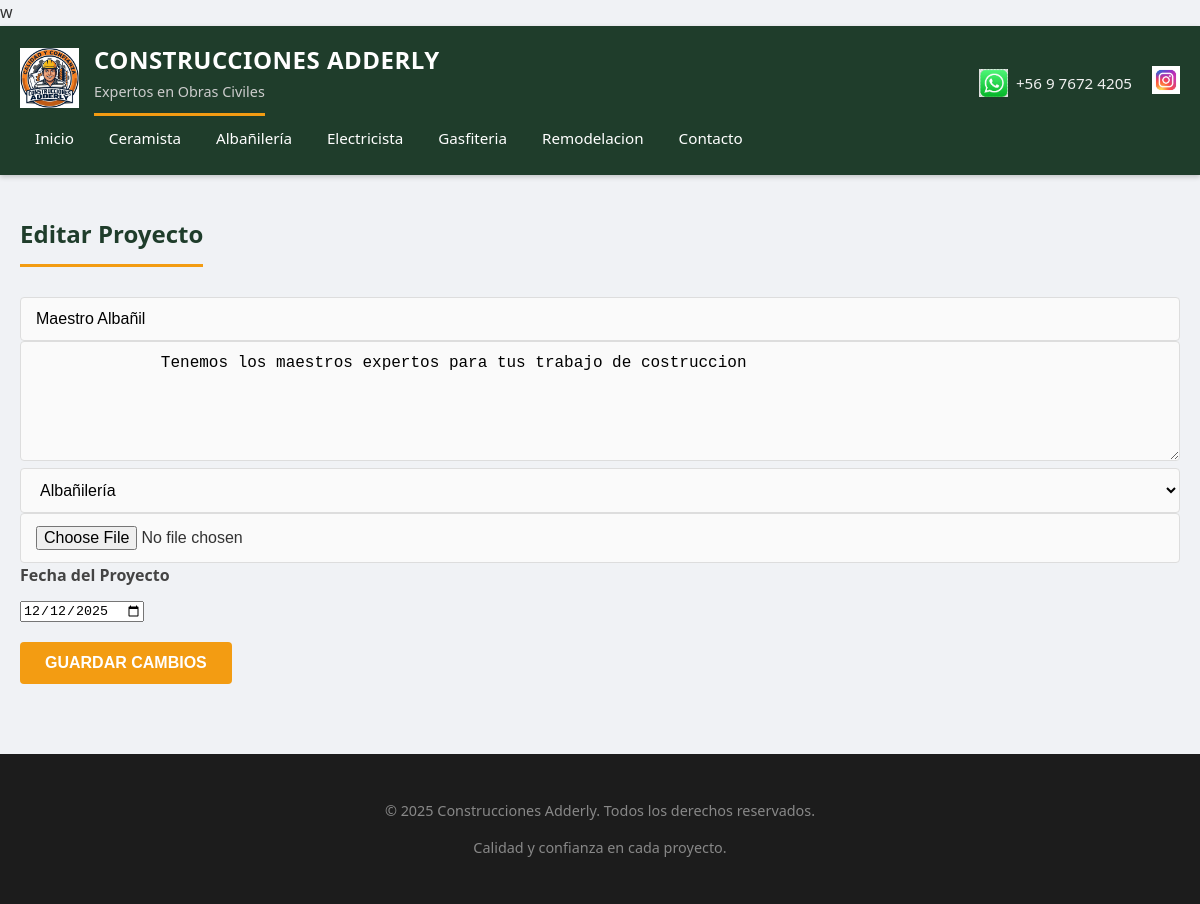
The app's page /edit_project/2 (signed in) with its own data.
### app.py (models this page shows)
class Category(db.Model):
    id = db.Column(db.Integer, primary_key=True)
    name = db.Column(db.String(50), unique=True, nullable=False)

class Project(db.Model):
    id = db.Column(db.Integer, primary_key=True)
    title = db.Column(db.String(100), nullable=False)
    description = db.Column(db.Text, nullable=False)
    media_url = db.Column(db.String(500), nullable=False)
    media_type = db.Column(db.String(20), nullable=False)
    date = db.Column(db.DateTime, default=datetime.utcnow)  # AGREGAR ESTO
    category_id = db.Column(
        db.Integer,
        db.ForeignKey('category.id'),
        nullable=False
    )
    category = db.relationship('Category', backref='projects')

### app.py (the view, shortened to what this page needs)
@app.route('/edit_project/<int:project_id>', methods=['GET', 'POST'])
def edit_project(project_id):
    if not session.get('admin'):
        return redirect(url_for('admin_login'))
    project = Project.query.get_or_404(project_id)
    return render_template('edit_project.html', project=project)

### app.py (called while the page is built)
@app.context_processor
def inject_categories():
    return dict(categories=Category.query.all())

### templates/edit_project.html
{% extends "base.html" %}
{% block content %}
<h2>Editar Proyecto</h2>
<form method="POST" enctype="multipart/form-data">
  <input type="text" name="title" value="{{ project.title }}" required>
  <textarea name="description" required>
    {{ project.description }}
  </textarea>
  <select name="category" required>
    {% for cat in categories %}
      <option value="{{ cat.id }}"
        {% if cat.id == project.category_id %}selected{% endif %}>
        {{ cat.name }}
      </option>
    {% endfor %}
  </select>
  <input type="file" name="file">
  <div class="form-group">
    <label for="date">Fecha del Proyecto</label>
    <input type="date" id="date" name="date"
          value="{{ project.date.strftime('%Y-%m-%d') if project.date else '' }}">
  </div>
  <button type="submit">Guardar cambios</button>
</form>
{% endblock %}

### templates/base.html (shortened to what this page needs)
<!DOCTYPE html>
<html lang="es">
<head>
  <link rel="stylesheet" href="{{ url_for('static', filename='css/style.css') }}">
</head>
<body>
<header class="header">
  <div class="header-inner">
    <div class="logo-container">
      <img src="{{ url_for('static', filename='img/logo.png') }}" alt="Logo Adderly">
      <div class="logo-text">
        <h1>Construcciones Adderly</h1>
        <h2>Expertos en Obras Civiles</h2>
      </div>
    </div>
   <div class="social-bar">
    <div class="contact-item">
        <img src="{{ url_for('static', filename='img/whatsapp.png') }}" alt="WhatsApp">
        <span>+56 9 7672 4205</span>
    </div>
    <a href="https://www.instagram.com/adderlyconstrucciones" target="_blank" class="social-link">
        <img src="{{ url_for('static', filename='img/instagram.png') }}" alt="Instagram">
    </a>
</div>
    <nav>
      <a href="{{ url_for('portfolio') }}">Inicio</a>
      {% for cat in categories %}
        <a href="{{ url_for('projects_by_category', category_id=cat.id) }}">
          {{ cat.name }}
        </a>
      {% endfor %}
      <a href="{{ url_for('contact') }}">Contacto</a>
    </nav>
  </div>
</header>
<main class="content">
  {% block content %}{% endblock %}
</main>
<footer class="footer">
  <p>© 2025 Construcciones Adderly. Todos los derechos reservados.</p>
  <p>Calidad y confianza en cada proyecto.</p>
</footer>
</body>
</html>

### static/css/style.css (style rules this page uses)
* { box-sizing: border-box; }
body { margin: 0; font-family: 'Segoe UI', Roboto, Helvetica, Arial, sans-serif; background-color: #f0f2f5; color: #333; line-height: 1.6; }
.header { background: #1f3d2b; color: white; padding: 0; box-shadow: 0 2px 5px rgba(0,0,0,0.2); }
.header-inner { max-width: 1200px; margin: 0 auto; padding: 15px 20px; display: flex; justify-content: space-between; align-items: center; flex-wrap: wrap; }
.logo-container { display: flex; align-items: center; gap: 15px; text-decoration: none; color: white; }
.logo-container img { height: 60px; width: auto; }
.logo-text h1 { margin: 0; font-size: 1.5rem; font-weight: 700; letter-spacing: 0.5px; text-transform: uppercase; }
.logo-text h2 { margin: 0; font-size: 0.9rem; font-weight: 400; color: #ccc; }
.social-bar { display: flex; align-items: center; gap: 20px; margin-top: 10px; }
.contact-item { display: flex; align-items: center; gap: 8px; color: #f1f1f1; font-weight: 500; font-size: 0.95rem; }
.contact-item img, .social-link img { height: 28px; width: auto; transition: transform 0.2s; }
nav { display: flex; gap: 5px; }
nav a { color: white; text-decoration: none; padding: 10px 15px; border-radius: 4px; font-weight: 500; transition: background 0.3s; font-size: 0.95rem; }
.content { max-width: 1200px; margin: 0 auto; padding: 20px; min-height: 60vh; }
h2 { border-bottom: 3px solid #f39c12; padding-bottom: 10px; margin-bottom: 30px; color: #1f3d2b; display: inline-block; }
.form-group { margin-bottom: 20px; }
.form-group label { display: block; margin-bottom: 8px; font-weight: 600; color: #444; }
input[type="text"], input[type="email"], textarea, select, input[type="file"] { width: 100%; padding: 12px 15px; border: 1px solid #ddd; border-radius: 4px; font-size: 1rem; transition: border-color 0.3s; background-color: #fafafa; }
textarea { resize: vertical; min-height: 120px; }
button, .btn { background-color: #f39c12; color: white; border: none; padding: 12px 25px; font-size: 1rem; font-weight: bold; border-radius: 4px; cursor: pointer; transition: background 0.3s, transform 0.1s; display: inline-block; text-decoration: none; text-transform: uppercase; }
.footer { background: #1c1c1c; color: #888; text-align: center; padding: 30px; margin-top: 50px; font-size: 0.9rem; }

### records on screen
Category: name "Ceramista"
Category: name "Albañilería"
Category: name "Electricista"
Category: name "Gasfiteria"
Category: name "Remodelacion"
Project: title "Maestro Albañil", description "Tenemos los maestros expertos para tus trabajo de costruccion", category "Albañilería", date "12/12/2025"
